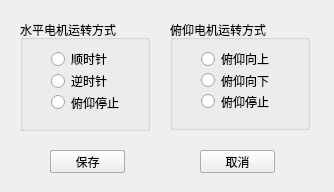
<?xml version="1.0" encoding="UTF-8"?>
<ui version="4.0">
 <class>QtRunModel</class>
 <widget class="QDialog" name="QtRunModel">
  <property name="geometry">
   <rect>
    <x>0</x>
    <y>0</y>
    <width>334</width>
    <height>192</height>
   </rect>
  </property>
  <property name="windowTitle">
   <string>日镜的运动模式</string>
  </property>
  <widget class="QGroupBox" name="groupBox">
   <property name="geometry">
    <rect>
     <x>170</x>
     <y>20</y>
     <width>140</width>
     <height>110</height>
    </rect>
   </property>
   <property name="title">
    <string>俯仰电机运转方式</string>
   </property>
   <widget class="QWidget" name="layoutWidget">
    <property name="geometry">
     <rect>
      <x>20</x>
      <y>20</y>
      <width>100</width>
      <height>80</height>
     </rect>
    </property>
    <layout class="QVBoxLayout" name="verticalLayout">
     <item>
      <widget class="QRadioButton" name="RB_Y_UP">
       <property name="text">
        <string>俯仰向上</string>
       </property>
       <property name="autoExclusive">
        <bool>false</bool>
       </property>
       <attribute name="buttonGroup">
        <string notr="true">buttonGroup</string>
       </attribute>
      </widget>
     </item>
     <item>
      <widget class="QRadioButton" name="RB_Y_DOWN">
       <property name="text">
        <string>俯仰向下</string>
       </property>
       <property name="autoExclusive">
        <bool>false</bool>
       </property>
       <attribute name="buttonGroup">
        <string notr="true">buttonGroup</string>
       </attribute>
      </widget>
     </item>
     <item>
      <widget class="QRadioButton" name="RB_Y_STOP">
       <property name="text">
        <string>俯仰停止</string>
       </property>
       <property name="autoExclusive">
        <bool>false</bool>
       </property>
       <attribute name="buttonGroup">
        <string notr="true">buttonGroup</string>
       </attribute>
      </widget>
     </item>
    </layout>
   </widget>
  </widget>
  <widget class="QGroupBox" name="groupBox_2">
   <property name="geometry">
    <rect>
     <x>20</x>
     <y>20</y>
     <width>130</width>
     <height>111</height>
    </rect>
   </property>
   <property name="title">
    <string>水平电机运转方式</string>
   </property>
   <property name="checkable">
    <bool>false</bool>
   </property>
   <widget class="QWidget" name="layoutWidget">
    <property name="geometry">
     <rect>
      <x>20</x>
      <y>20</y>
      <width>100</width>
      <height>81</height>
     </rect>
    </property>
    <layout class="QVBoxLayout" name="verticalLayout_2">
     <item>
      <widget class="QRadioButton" name="RB_X_SHUN">
       <property name="text">
        <string>顺时针</string>
       </property>
      </widget>
     </item>
     <item>
      <widget class="QRadioButton" name="RB_X_NIE">
       <property name="text">
        <string>逆时针</string>
       </property>
      </widget>
     </item>
     <item>
      <widget class="QRadioButton" name="RB_X_STOP">
       <property name="text">
        <string>俯仰停止</string>
       </property>
      </widget>
     </item>
    </layout>
   </widget>
  </widget>
  <widget class="QPushButton" name="PB_Set_Save">
   <property name="geometry">
    <rect>
     <x>50</x>
     <y>150</y>
     <width>75</width>
     <height>23</height>
    </rect>
   </property>
   <property name="text">
    <string>保存</string>
   </property>
  </widget>
  <widget class="QPushButton" name="pushButton_2">
   <property name="geometry">
    <rect>
     <x>200</x>
     <y>150</y>
     <width>75</width>
     <height>23</height>
    </rect>
   </property>
   <property name="text">
    <string>取消</string>
   </property>
  </widget>
  <widget class="QPushButton" name="pushButton_3">
   <property name="geometry">
    <rect>
     <x>200</x>
     <y>150</y>
     <width>75</width>
     <height>23</height>
    </rect>
   </property>
   <property name="text">
    <string>取消</string>
   </property>
  </widget>
  <widget class="QPushButton" name="PB_Set_Save_2">
   <property name="geometry">
    <rect>
     <x>50</x>
     <y>150</y>
     <width>75</width>
     <height>23</height>
    </rect>
   </property>
   <property name="text">
    <string>保存</string>
   </property>
  </widget>
 </widget>
 <layoutdefault spacing="6" margin="11"/>
 <resources/>
 <connections>
  <connection>
   <sender>pushButton_3</sender>
   <signal>clicked()</signal>
   <receiver>QtRunModel</receiver>
   <slot>reject()</slot>
   <hints>
    <hint type="sourcelabel">
     <x>240</x>
     <y>154</y>
    </hint>
    <hint type="destinationlabel">
     <x>302</x>
     <y>139</y>
    </hint>
   </hints>
  </connection>
  <connection>
   <sender>PB_Set_Save_2</sender>
   <signal>clicked()</signal>
   <receiver>QtRunModel</receiver>
   <slot>saveCfg()</slot>
   <hints>
    <hint type="sourcelabel">
     <x>109</x>
     <y>163</y>
    </hint>
    <hint type="destinationlabel">
     <x>150</x>
     <y>148</y>
    </hint>
   </hints>
  </connection>
 </connections>
 <slots>
  <slot>saveCfg()</slot>
 </slots>
 <buttongroups>
  <buttongroup name="buttonGroup"/>
 </buttongroups>
</ui>
